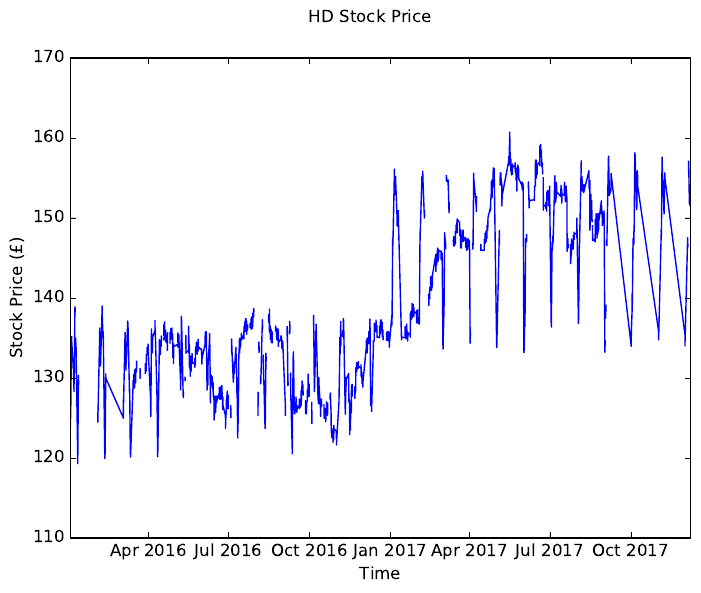

Write the Python code that produced this figure.
import pandas as pd
import matplotlib.pyplot as plt

dataframe =  pd.read_csv('../Data/ALLSTOCKS.csv')

pd.to_datetime(dataframe['DATE'])
pd.to_datetime(dataframe['TIME'])

dataframe['DATETIME'] = pd.to_datetime(dataframe['DATE'] + ' ' + dataframe['TIME'])

dataframe = dataframe.sort(['DATETIME'])

# get the last 22 datapoints
for x in range(30, len(dataframe['DATETIME'])):

	start = x - 22

	data = dataframe.iloc[22, start:x]
	print(data)

print(dataframe)

f = plt.figure()
plt.plot(dataframe['DATETIME'], dataframe['HD'])
f.suptitle('HD Stock Price')
plt.xlabel('Time')
plt.ylabel('Stock Price (£)')
plt.show()

f.savefig("figure.pdf", bbox_inches='tight')

# Stock_Names = c("AA", "AAPL", "ADBE", "AIG", "AMAT", "AMT", "AXP", "BA", "BAC", "C", "CA", "CAT", "CSCO", "CVX", "DD", "DIS", "EMC", "FSLR", "GE", "GLW", "GOOG", "GS", "HD", "HPQ", "IBM", "INTC", "IP", "JNJ", "JPM", "KO", "MCD", "MMM", "MRK", "MSFT", "PFE", "PG", "T", "TRV", "UTX", "VZ", "WFC", "WMT", "XOM", "YAHOO", "YNDX")